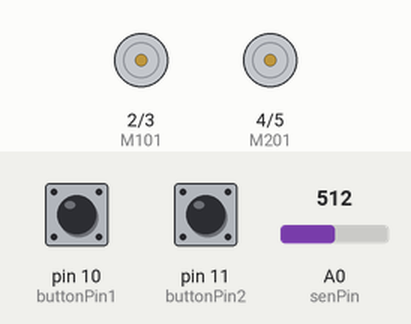
Simulated run of this sketch. Board: Arduino Uno, built with avr-gcc and run on an emulated ATmega328P. On the bench: motor-driver pin pairs drawn as motors (green arrow = first pin HIGH = forward, orange = second pin HIGH = backward, longer = more drive). The test bench sets the inputs (shaded band); at power-on: pin 10 (buttonPin1) HIGH, pin 11 (buttonPin2) HIGH, A0 (senPin) = 512. What the sketch prints to the serial monitor is not drawn.

Above: at 1.2 s.
1.3 s: pin 10 (buttonPin1) pulled LOW for 0.15 s
At 1.39 s:
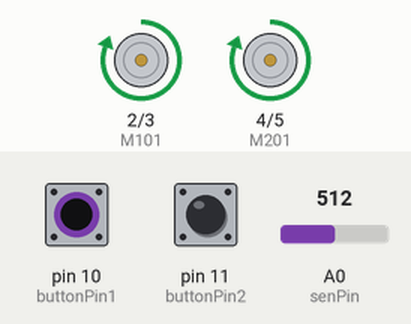
2.9 s: pin 11 (buttonPin2) pulled LOW for 0.15 s
At 2.99 s:
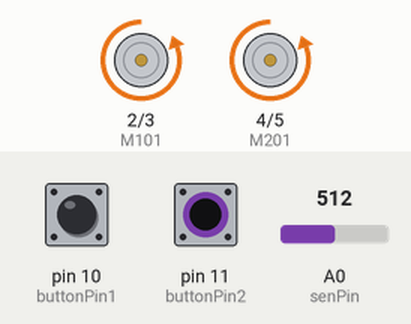
4.5 s: pin 11 (buttonPin2) pulled LOW for 3.2 s
At 8.2 s:
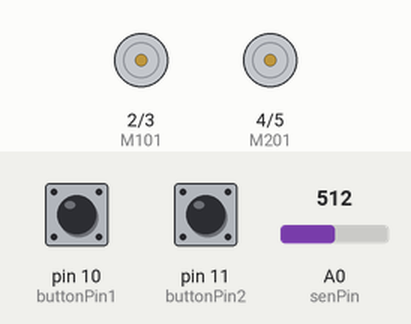
9.2 s: pin 10 (buttonPin1) pulled LOW for 3.2 s
At 9.7 s:
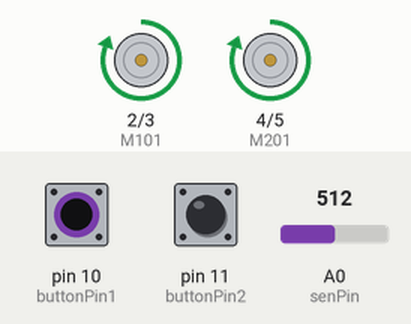
Timing chart, 0 to 13.9 s (numbered marks = the images above; inputs shaded):
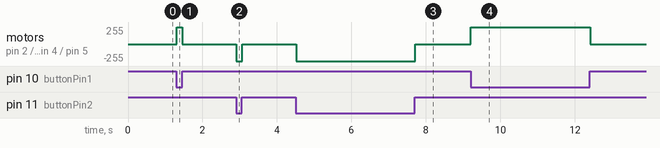

Measured:
- after the input at 1.3 s, motor on pin 2 (M101) / pin 3 (M102), motor on pin 4 (M201) / pin 5 (M202): stopped → forward 255/255 at once, → stopped 0.15 s later
- after the input at 2.9 s, motor on pin 2 (M101) / pin 3 (M102), motor on pin 4 (M201) / pin 5 (M202): stopped → backward 255/255 at once, → stopped 0.15 s later
- after the input at 4.5 s, motor on pin 2 (M101) / pin 3 (M102), motor on pin 4 (M201) / pin 5 (M202): stopped → backward 255/255 at once, → stopped 3.2 s later
- after the input at 9.2 s, motor on pin 2 (M101) / pin 3 (M102), motor on pin 4 (M201) / pin 5 (M202): stopped → forward 255/255 at once, → stopped 3.2 s later

The sketch:

Gesture_Control_Robot_without_Gyro_Sensor.ino
```cpp
/* Code devloped by Jayasurya Obbu */
/* This code is open-source */
/* Any doubts regarding code, just mail to jay@immortalelectronics.in (or) hello@jayasurya.me */
/* Dated 04 Oct 2015 */

const int buttonPin1 = 10;
const int buttonPin2 = 11;
int senPin=A0;

int M101 = 2;
int M102 = 3;
int M201 = 4;
int M202 = 5;

void setup()
{
pinMode(M101,OUTPUT);
pinMode(M102,OUTPUT);
pinMode(M201,OUTPUT);
pinMode(M202,OUTPUT);
pinMode(buttonPin1,INPUT);
pinMode(buttonPin2,INPUT);
pinMode(senPin,INPUT);
Serial.begin(9600);
}

void loop()
{
int senVal=analogRead(senPin);
int buttonState1 = digitalRead(buttonPin1);
int buttonState2 = digitalRead(buttonPin2);

if(buttonState1==0){
 Serial.println("one");

  if(senVal<400){
    digitalWrite(M101, HIGH);
    digitalWrite(M102, LOW);
    digitalWrite(M201, LOW);
    digitalWrite(M202, HIGH);
    Serial.println("front left");
  }
  else if(senVal>850){
    digitalWrite(M101, LOW);
    digitalWrite(M102, HIGH);
    digitalWrite(M201, HIGH);
    digitalWrite(M202, LOW);
    Serial.println("front right");
  }
  else{
     digitalWrite(M101, HIGH);
    digitalWrite(M102, LOW);
    digitalWrite(M201, HIGH);
    digitalWrite(M202, LOW);
    Serial.println("front ");
  }
}
else if(buttonState2==0){
   Serial.println("two");
 if(senVal<400){

     digitalWrite(M101, LOW);
    digitalWrite(M102, HIGH);
    digitalWrite(M201, HIGH);
    digitalWrite(M202, LOW);
    Serial.println("back left");
  }
else if(senVal>850){
  digitalWrite(M101, HIGH);
    digitalWrite(M102, LOW);
    digitalWrite(M201, LOW);
    digitalWrite(M202, HIGH);
    Serial.println("baxck right");
  }
  else{
     digitalWrite(M202, HIGH);
    digitalWrite(M201, LOW);
    digitalWrite(M102, HIGH);
    digitalWrite(M101, LOW);
    Serial.println("bCK");
  }
}
else if(buttonState1==1 || buttonState2==1){
  Serial.println("n");
     digitalWrite(M201, LOW);
    digitalWrite(M202, LOW);
    digitalWrite(M101, LOW);
    digitalWrite(M102, LOW);
//Serial.println("STOP");
}
Serial.println(senVal);
//delay(1000);
}
```
